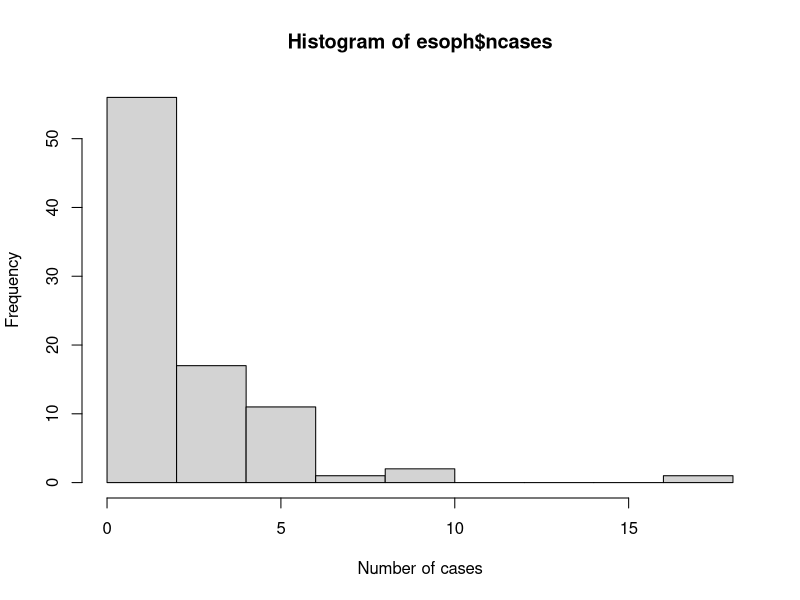

Here is the R script that generated this plot:
#all available datasets
data()

#esoph dataset
esoph

# histogram of values in column ncases with custom x axis label
hist(esoph$ncases, xlab="Number of cases")

#the average number of controls per age groups
#highest testing rate has the age group 55-64
tapply(esoph$ncontrols, esoph$agegp, mean)

#the average number of cancer cases per age groups 
#highest cancer rate has the age group 55-64, but had also the most controls
tapply(esoph$ncases, esoph$agegp, mean)

#the maximum number of cases per age groups and alcohol groups
#most cases in age group 65-74 with a consumption of 40-79g alcohol per day 
groups.list <- list(esoph$agegp, esoph$alcgp)
tapply(esoph$ncases, groups.list, max)